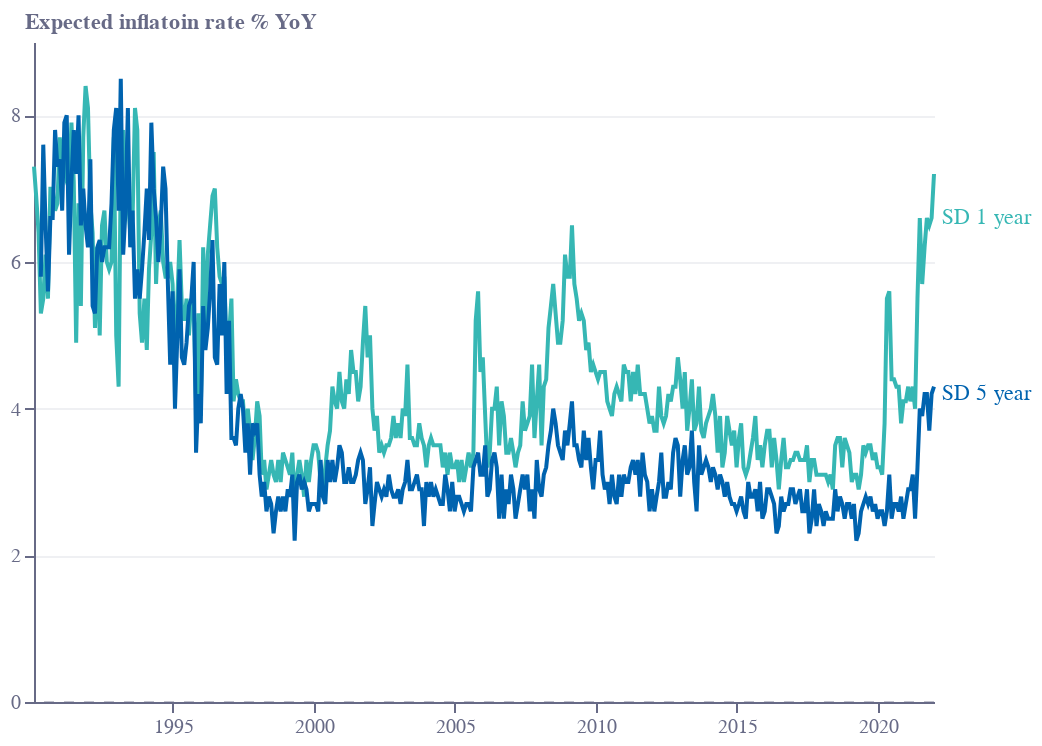

The cell this chart's notebook holds for it:
### Code cell
base = alt.Chart(f8).encode(
    x=alt.X(
        "date:T",
        sort=[],
        axis=alt.Axis(
            grid=False,
            titleAlign="center",
            titleAnchor="middle",
            title="",
            titleY=-15,
            titleX=207,
            labelColor=colors["eco-gray"],
            titleColor=colors["eco-gray"],
            tickColor=colors["eco-gray"],
            domainColor=colors["eco-gray"],
            tickCount=10,
            orient="bottom",
            labelAngle=0,
        ),
    )
)
line = (
    base.mark_line()
    .encode(
        y=alt.Y(
            "value:Q",
            sort=[],
            axis=alt.Axis(
                gridColor=colors["eco-gray"],
                gridOpacity=0.1,
                title="Expected inflatoin rate % YoY",
                titleX=-5,
                titleY=-5,
                titleBaseline="bottom",
                titleAngle=0,
                tickCount=6,
                titleAlign="left",
                labelColor=colors["eco-gray"],
                titleColor=colors["eco-gray"],
                tickColor=colors["eco-gray"],
                domainColor=colors["eco-gray"],
            ),
        ),
        color=alt.Color(
            "indicator:N",
            legend=None,
            scale=alt.Scale(
                range=[
                    colors["eco-turquiose"],
                    colors["eco-mid-blue"],
                    colors["eco-gray"],
                ]
            ),
        ),
    )
    .transform_filter("year(datum.date)>=1990")
)

labels = (
    line.mark_text(align="left", dx=5)
    .encode(text="indicator:N")
    .transform_filter("year(datum.date)==2021")
    .transform_filter("month(datum.date)==10")
)
zeroline = (
    alt.Chart(pd.DataFrame([{"y": 0}]))
    .mark_rule(strokeWidth=1, strokeDash=[5, 5], opacity=0.4, color=colors["eco-gray"])
    .encode(y=alt.Y("y:Q"))
)
layer1 = (
    ((zeroline + line + labels).properties(height=330, width=450))
    .configure_view(stroke=None)
    .properties(title="")
)
layer1.save("visualisation/" + f + ".json")
layer1.save("visualisation/" + f + ".png")
open("README.md", "a").write(readme)
layer1

### Figure 1 — Vega-Lite specification as saved in the notebook (floating-point values rounded to 4 significant figures; data arrays with more than 128 entries replaced by an {"elided": "..."} marker saying what was removed)
{"config": {"view": {"continuousWidth": 400, "continuousHeight": 300, "stroke": null}}, "layer": [{"data": {"name": "data-06fd9f850666401b4599de5588b60692"}, "mark": {"type": "rule", "color": "#676A86", "opacity": 0.4, "strokeDash": [5, 5], "strokeWidth": 1}, "encoding": {"y": {"type": "quantitative", "field": "y"}}}, {"data": {"name": "data-a568ec10ee6e2ac5d0f01a7cc981b741"}, "mark": "line", "encoding": {"color": {"type": "nominal", "field": "indicator", "legend": null, "scale": {"range": ["#36B7B4", "#0063AF", "#676A86"]}}, "x": {"type": "temporal", "axis": {"domainColor": "#676A86", "grid": false, "labelAngle": 0, "labelColor": "#676A86", "orient": "bottom", "tickColor": "#676A86", "tickCount": 10, "title": "", "titleAlign": "center", "titleAnchor": "middle", "titleColor": "#676A86", "titleX": 207, "titleY": -15}, "field": "date", "sort": []}, "y": {"type": "quantitative", "axis": {"domainColor": "#676A86", "gridColor": "#676A86", "gridOpacity": 0.1, "labelColor": "#676A86", "tickColor": "#676A86", "tickCount": 6, "title": "Expected inflatoin rate % YoY", "titleAlign": "left", "titleAngle": 0, "titleBaseline": "bottom", "titleColor": "#676A86", "titleX": -5, "titleY": -5}, "field": "value", "sort": []}}, "transform": [{"filter": "year(datum.date)>=1990"}]}, {"data": {"name": "data-a568ec10ee6e2ac5d0f01a7cc981b741"}, "mark": {"type": "text", "align": "left", "dx": 5}, "encoding": {"color": {"type": "nominal", "field": "indicator", "legend": null, "scale": {"range": ["#36B7B4", "#0063AF", "#676A86"]}}, "text": {"type": "nominal", "field": "indicator"}, "x": {"type": "temporal", "axis": {"domainColor": "#676A86", "grid": false, "labelAngle": 0, "labelColor": "#676A86", "orient": "bottom", "tickColor": "#676A86", "tickCount": 10, "title": "", "titleAlign": "center", "titleAnchor": "middle", "titleColor": "#676A86", "titleX": 207, "titleY": -15}, "field": "date", "sort": []}, "y": {"type": "quantitative", "axis": {"domainColor": "#676A86", "gridColor": "#676A86", "gridOpacity": 0.1, "labelColor": "#676A86", "tickColor": "#676A86", "tickCount": 6, "title": "Expected inflatoin rate % YoY", "titleAlign": "left", "titleAngle": 0, "titleBaseline": "bottom", "titleColor": "#676A86", "titleX": -5, "titleY": -5}, "field": "value", "sort": []}}, "transform": [{"filter": "year(datum.date)>=1990"}, {"filter": "year(datum.date)==2021"}, {"filter": "month(datum.date)==10"}]}], "height": 330, "title": "", "width": 450, "$schema": "https://vega.github.io/schema/vega-lite/v4.8.1.json", "datasets": {"data-06fd9f850666401b4599de5588b60692": [{"y": 0}], "data-a568ec10ee6e2ac5d0f01a7cc981b741": {"elided": "951 records"}}}
